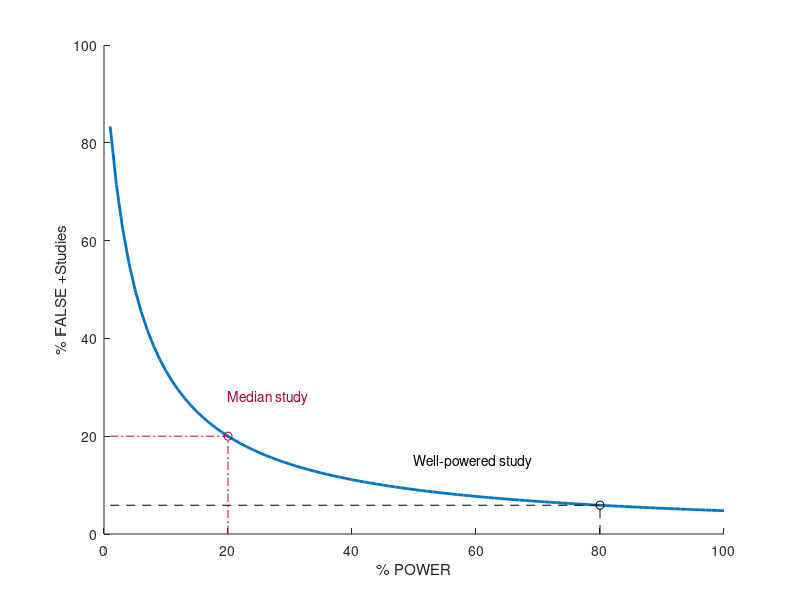

The MATLAB script that drew this image:
function figFalsePos(wantFig,percTarg)
if ~exist('wantFig')
    wantFig=1;
end
if ~exist('percTarg')
    percTarg=20;
end
    

power=[1:100];
falsePos=5./(5+power)*100;

%Epilepsia palette
red=[163 2 52]/255;
blue=[0 118 192]/255;

if(wantFig)
    figure
end
hold on
plot(power,falsePos,'Color',blue,'LineWidth',2)
axis([0 100 0 100])
xlabel('% POWER')
%ylabel('Prob (+Study is FALSE)')
ylabel('% FALSE +Studies')

%80% power
ind=80;
plot(power(ind),falsePos(ind),'ko')
plot([1 ind],[falsePos(ind) falsePos(ind)],'k--')
plot([power(ind) power(ind)],[0 falsePos(ind)],'k--')
%plot([0 95],[5 5],'k:') %hard to see

%Median Power
ind=percTarg;
plot(power(ind),falsePos(ind),'o','Color',red)
plot([1 ind],[falsePos(ind) falsePos(ind)],'-.','Color',red)
plot([power(ind) power(ind)],[0 falsePos(ind)],'-.','Color',red)

text(50,15,'Well-powered study')
%text(20,28,'Median SEEG','Color','b')
text(20,28,'Median study','Color',red)

%p=get(gcf,'Position');
%p(3:4)=p(3:4)*.7;
%set(gcf,'Position',p,'Color','w')